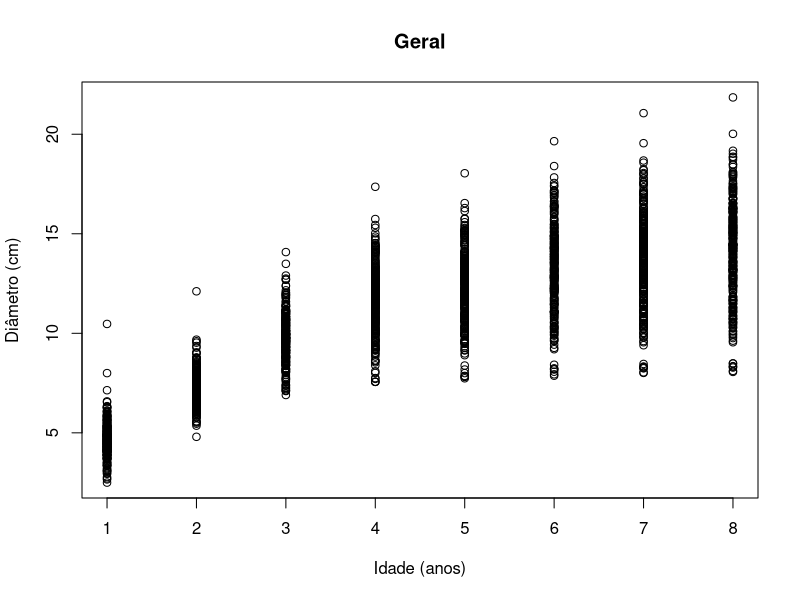

Source code (R): (Note: this script raises an error after producing the figure.)
#--------------------------------------------------------------------------------------------------
# Ajustando um modelo de regressao nao linear
#
# Gorgens, Eric Bastos
# Department of Forest Sciences
# University of Sao Paulo
# Piracicaba, Brazil
# gorgens (at) usp.br
#
#--------------------------------------------------------------------------------------------------

# Trabalharemos com uma base de ANATRO de diferentes especies

# Importando os dados
nonlinear = read.csv("NonLinear.csv", sep=",", header=TRUE)
head(nonlinear)

# Criando um gráfico com todos os dados
plot(nonlinear$idade, nonlinear$diametro, main = "Geral", xlab = "Idade (anos)", ylab = "Diâmetro (cm)")


chute_d = max(nonlinear$diametro)
func = nls(diametro~a*(1-exp(-b*idade))^c,data=nonlinear, start=list(a=chute_d, b=0.05, c=1.0))
summary(func)

plot(temp$idade, temp$diametro, xlab = "Idade (anos)", ylab = "Diâmetro (cm)")
# Cria uma funcao para implementar o modelo de Richards no comando curve()
func2 <- function(x) {
  a<-cfunc[1] ; b<-cfunc[2] ; c<-cfunc[3]
  (a*(1-exp(-b*x))^c)
}
# Adiciona o respectivo modelo de Richard ao grafico de dispersao
curve(func2, from=1, to=8,add=TRUE)
